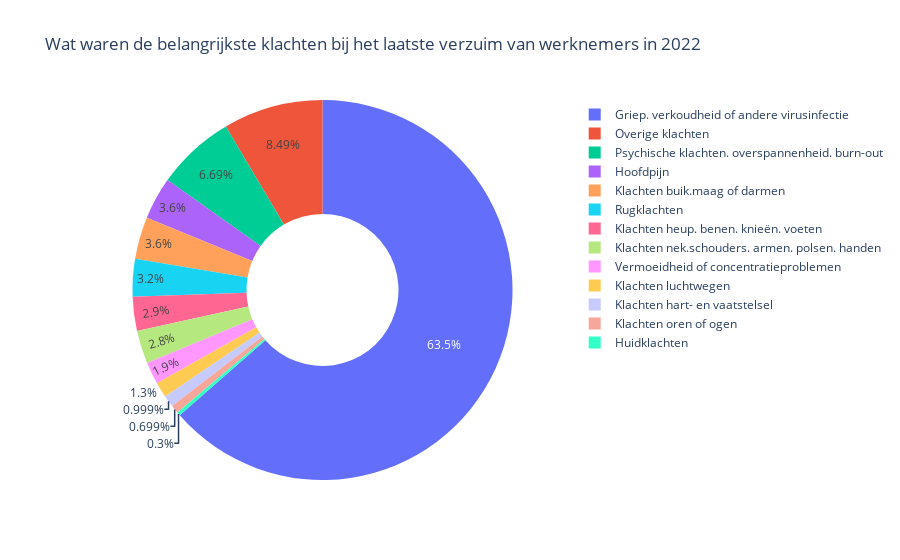
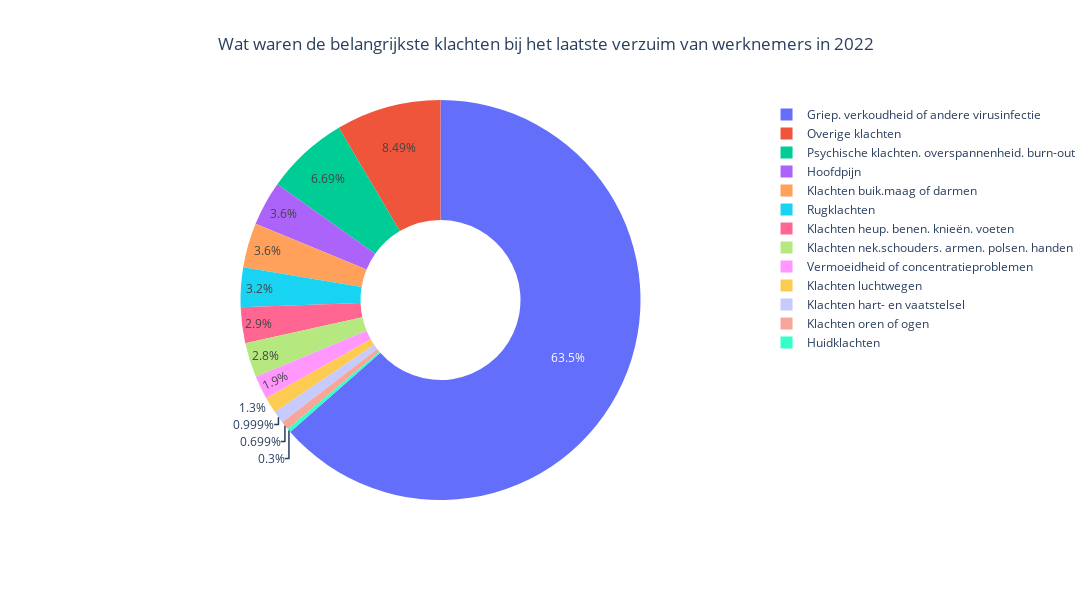

These figures' notebook cell, in order:
### Code cell
import plotly.express as px

# Maak de donut pie chart
fig_donut = px.pie(df_cbs, values='Percentage', names='Category', title='Wat waren de belangrijkste klachten bij het laatste verzuim van werknemers in 2022')
fig_donut.update_traces(hole=0.4)
fig_donut.show()

# Adjust layout and margins
fig_donut.update_layout(
    autosize=False,
    width=1100,
    height=600,
    margin=dict(l=50, r=50, b=100, t=100, pad=4),
    title={'x': 0.5}
)

fig_donut.show()
# Save the figure as an image with increased resolution
fig_donut.write_image("fig_bubble_plot.png", scale=2)

### Figure 1 — Plotly figure (JSON) as saved in the notebook; plotly's stock layout.template omitted (floating-point values rounded to 4 significant figures)
{"data": [{"domain": {"x": [0, 1], "y": [0, 1]}, "hole": 0.4, "hovertemplate": "Category=%{label}<br>Percentage=%{value}<extra></extra>", "labels": ["Griep. verkoudheid of andere virusinfectie", "Psychische klachten. overspannenheid. burn-out", "Hoofdpijn", "Klachten buik.maag of darmen", "Rugklachten", "Klachten heup. benen. knieën. voeten", "Klachten nek.schouders. armen. polsen. handen", "Vermoeidheid of concentratieproblemen", "Klachten luchtwegen", "Klachten hart- en vaatstelsel", "Klachten oren of ogen", "Huidklachten", "Overige klachten"], "legendgroup": "", "name": "", "showlegend": true, "type": "pie", "values": [63.6, 6.7, 3.6, 3.6, 3.2, 2.9, 2.8, 1.9, 1.3, 1, 0.7, 0.3, 8.5]}], "layout": {"legend": {"tracegroupgap": 0}, "title": {"text": "Wat waren de belangrijkste klachten bij het laatste verzuim van werknemers in 2022"}}}

### Figure 2 — Plotly figure (JSON) as saved in the notebook; plotly's stock layout.template omitted (floating-point values rounded to 4 significant figures)
{"data": [{"domain": {"x": [0, 1], "y": [0, 1]}, "hole": 0.4, "hovertemplate": "Category=%{label}<br>Percentage=%{value}<extra></extra>", "labels": ["Griep. verkoudheid of andere virusinfectie", "Psychische klachten. overspannenheid. burn-out", "Hoofdpijn", "Klachten buik.maag of darmen", "Rugklachten", "Klachten heup. benen. knieën. voeten", "Klachten nek.schouders. armen. polsen. handen", "Vermoeidheid of concentratieproblemen", "Klachten luchtwegen", "Klachten hart- en vaatstelsel", "Klachten oren of ogen", "Huidklachten", "Overige klachten"], "legendgroup": "", "name": "", "showlegend": true, "type": "pie", "values": [63.6, 6.7, 3.6, 3.6, 3.2, 2.9, 2.8, 1.9, 1.3, 1, 0.7, 0.3, 8.5]}], "layout": {"autosize": false, "height": 600, "legend": {"tracegroupgap": 0}, "margin": {"b": 100, "l": 50, "pad": 4, "r": 50, "t": 100}, "title": {"text": "Wat waren de belangrijkste klachten bij het laatste verzuim van werknemers in 2022", "x": 0.5}, "width": 1100}}
